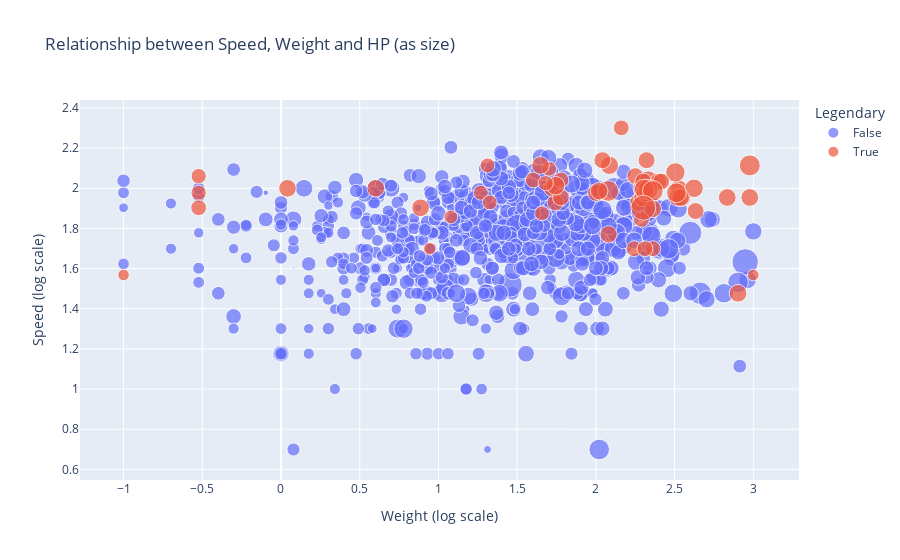

Write notebook code for a chart like this one.
### Markdown cell above
# The lightest, the fastest?

### Code cell
weight_log = np.log10(pokedex['Weight (kg)'])
speed_log = np.log10(pokedex['Speed'])
fig = px.scatter(pokedex, x = weight_log, y = speed_log, color= "Legendary", size = "HP",
                 hover_data = ['Name'], 
                 labels = {'x':'Weight (log scale)', 'y':'Speed (log scale)'},
                title = "Relationship between Speed, Weight and HP (as size)")
fig.update_layout(
    hoverlabel=dict(
        font_color="white"
    )
)
fig.show()

fig.write_image("./images/speed_weight_HP.jpeg")
fig.write_html("./images/speed_weight_HP.html")

### Figure 1 — Plotly figure (JSON) as saved in the notebook; plotly's stock layout.template omitted (floating-point values rounded to 4 significant figures; data arrays with more than 128 entries replaced by an {"elided": "..."} marker saying what was removed)
{"data": [{"customdata": {"elided": "827x1 str values"}, "hovertemplate": "Legendary=False<br>Weight (log scale)=%{x}<br>Speed (log scale)=%{y}<br>HP=%{marker.size}<br>Name=%{customdata[0]}<extra></extra>", "legendgroup": "False", "marker": {"color": "#636efa", "size": {"elided": "827 int values"}, "sizemode": "area", "sizeref": 0.6375, "symbol": "circle"}, "mode": "markers", "name": "False", "orientation": "v", "showlegend": true, "type": "scatter", "x": {"elided": "827 float values"}, "xaxis": "x", "y": {"elided": "827 float values"}, "yaxis": "y"}, {"customdata": [["Articuno"], ["Zapdos"], ["Moltres"], ["Mewtwo"], ["Raikou"], ["Entei"], ["Suicune"], ["Lugia"], ["Ho-oh"], ["Regirock"], ["Regice"], ["Registeel"], ["Latias"], ["Latios"], ["Kyogre"], ["Groudon"], ["Rayquaza"], ["Jirachi"], ["Uxie"], ["Mesprit"], ["Azelf"], ["Dialga"], ["Palkia"], ["Heatran"], ["Regigigas"], ["Darkrai"], ["Arceus"], ["Victini"], ["Cobalion"], ["Terrakion"], ["Virizion"], ["Reshiram"], ["Zekrom"], ["Kyurem"], ["Xerneas"], ["Yveltal"], ["Diancie"], ["Volcanion"], ["Codigo_Cero"], ["Silvally"], ["Tapu_Koko"], ["Tapu_Lele"], ["Tapu_Bulu"], ["Tapu_Fini"], ["Cosmog"], ["Cosmoem"], ["Solgaleo"], ["Lunala"], ["Nihilego"], ["Necrozma"], ["Zacian"], ["Zamazenta"], ["Eternatus"], ["Kubfu"], ["Urshifu"], ["Regieleki"], ["Regidrago"], ["Glastrier"], ["Spectrier"], ["Calyrex"], ["Enamorus"]], "hovertemplate": "Legendary=True<br>Weight (log scale)=%{x}<br>Speed (log scale)=%{y}<br>HP=%{marker.size}<br>Name=%{customdata[0]}<extra></extra>", "legendgroup": "True", "marker": {"color": "#EF553B", "size": [90, 90, 90, 106, 90, 115, 100, 106, 106, 80, 80, 80, 80, 80, 100, 100, 105, 100, 75, 80, 75, 100, 90, 91, 110, 70, 120, 100, 91, 91, 91, 100, 100, 125, 126, 126, 50, 80, 95, 95, 70, 70, 70, 70, 43, 43, 137, 137, 109, 97, 92, 92, 140, 60, 100, 80, 200, 100, 100, 100, 74], "sizemode": "area", "sizeref": 0.6375, "symbol": "circle"}, "mode": "markers", "name": "True", "orientation": "v", "showlegend": true, "type": "scatter", "x": [1.744, 1.721, 1.778, 2.086, 2.25, 2.297, 2.272, 2.334, 2.299, 2.362, 2.243, 2.312, 1.602, 1.778, 2.547, 2.978, 2.315, 0.04139, -0.5229, -0.5229, -0.5229, 2.834, 2.526, 2.633, 2.623, 1.703, 2.505, 0.6021, 2.398, 2.415, 2.301, 2.519, 2.538, 2.512, 2.332, 2.307, 0.9445, 2.29, 2.081, 2.002, 1.312, 1.27, 1.658, 1.326, -1, 3.0, 2.362, 2.079, 1.744, 2.362, 2.041, 2.322, 2.978, 1.079, 2.021, 2.161, 2.301, 2.903, 1.648, 0.8865, 1.681], "xaxis": "x", "y": [1.929, 2, 1.954, 2.114, 2.061, 2, 1.929, 2.041, 1.954, 1.699, 1.699, 1.699, 2.041, 2.041, 1.954, 1.954, 1.978, 2, 1.978, 1.903, 2.061, 1.954, 2, 1.886, 2, 2.097, 2.079, 2, 2.033, 2.033, 2.033, 1.954, 1.954, 1.978, 1.996, 1.996, 1.699, 1.845, 1.771, 1.978, 2.114, 1.978, 1.875, 1.929, 1.568, 1.568, 1.987, 1.987, 2.013, 1.898, 2.14, 2.14, 2.114, 1.857, 1.987, 2.301, 1.903, 1.477, 2.114, 1.903, 2.025], "yaxis": "y"}], "layout": {"hoverlabel": {"font": {"color": "white"}}, "legend": {"itemsizing": "constant", "title": {"text": "Legendary"}, "tracegroupgap": 0}, "title": {"text": "Relationship between Speed, Weight and HP (as size)"}, "xaxis": {"anchor": "y", "domain": [0, 1], "title": {"text": "Weight (log scale)"}}, "yaxis": {"anchor": "x", "domain": [0, 1], "title": {"text": "Speed (log scale)"}}}}
